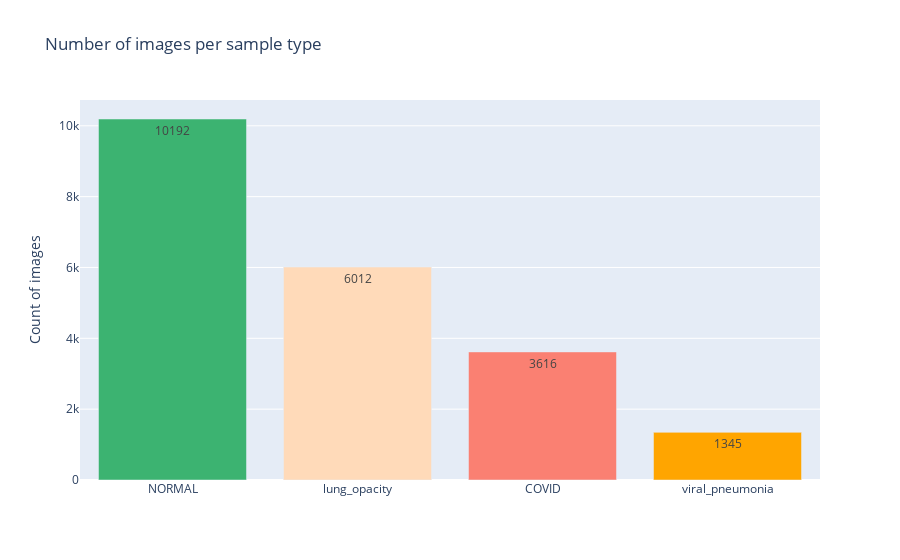

The notebook cell saved with this chart:
### Markdown cell above
Nombre d'images par catégorie

### Code cell
directories = {
    "COVID": "/Volumes/VALENTINE/Projet_Datascientest/COVID-19_Radiography_Dataset/COVID/images",
    "NORMAL": "/Volumes/VALENTINE/Projet_Datascientest/COVID-19_Radiography_Dataset/Normal/images",
    "lung_opacity": "/Volumes/VALENTINE/Projet_Datascientest/COVID-19_Radiography_Dataset/Lung_Opacity/images",
    "viral_pneumonia": "/Volumes/VALENTINE/Projet_Datascientest/COVID-19_Radiography_Dataset/Viral_Pneumonia/images"
}

# Définir les couleurs personnalisées
colors = ['mediumseagreen', 'peachpuff', 'salmon', 'orange']

# Fonction pour compter le nombre d'images dans un répertoire
def count_images(directory):
    return len([name for name in os.listdir(directory) if os.path.isfile(os.path.join(directory, name))])

# Compter le nombre d'images dans chaque catégorie
image_counts = {category: count_images(directory) for category, directory in directories.items()}

# Trier les catégories par nombre d'images (ordre décroissant)
sorted_categories = sorted(image_counts, key=image_counts.get, reverse=True)
sorted_counts = [image_counts[category] for category in sorted_categories]

# Créer le diagramme en barres avec les couleurs personnalisées
fig = go.Figure(data=[go.Bar(
    x=sorted_categories, y=sorted_counts,
    text=sorted_counts, textposition='auto',
    marker_color=colors
)])

# Mettre en forme le graphique
fig.update_layout(title='Number of images per sample type',
                  xaxis=dict(title=''),
                  yaxis=dict(title='Count of images'))

# Afficher le graphique
fig.show()

### Figure 1 — Plotly figure (JSON) as saved in the notebook; plotly's stock layout.template omitted (floating-point values rounded to 4 significant figures)
{"data": [{"marker": {"color": ["mediumseagreen", "peachpuff", "salmon", "orange"]}, "text": ["10192", "6012", "3616", "1345"], "textposition": "auto", "type": "bar", "x": ["NORMAL", "lung_opacity", "COVID", "viral_pneumonia"], "y": [10192, 6012, 3616, 1345]}], "layout": {"title": {"text": "Number of images per sample type"}, "xaxis": {"title": {"text": ""}}, "yaxis": {"title": {"text": "Count of images"}}}}
